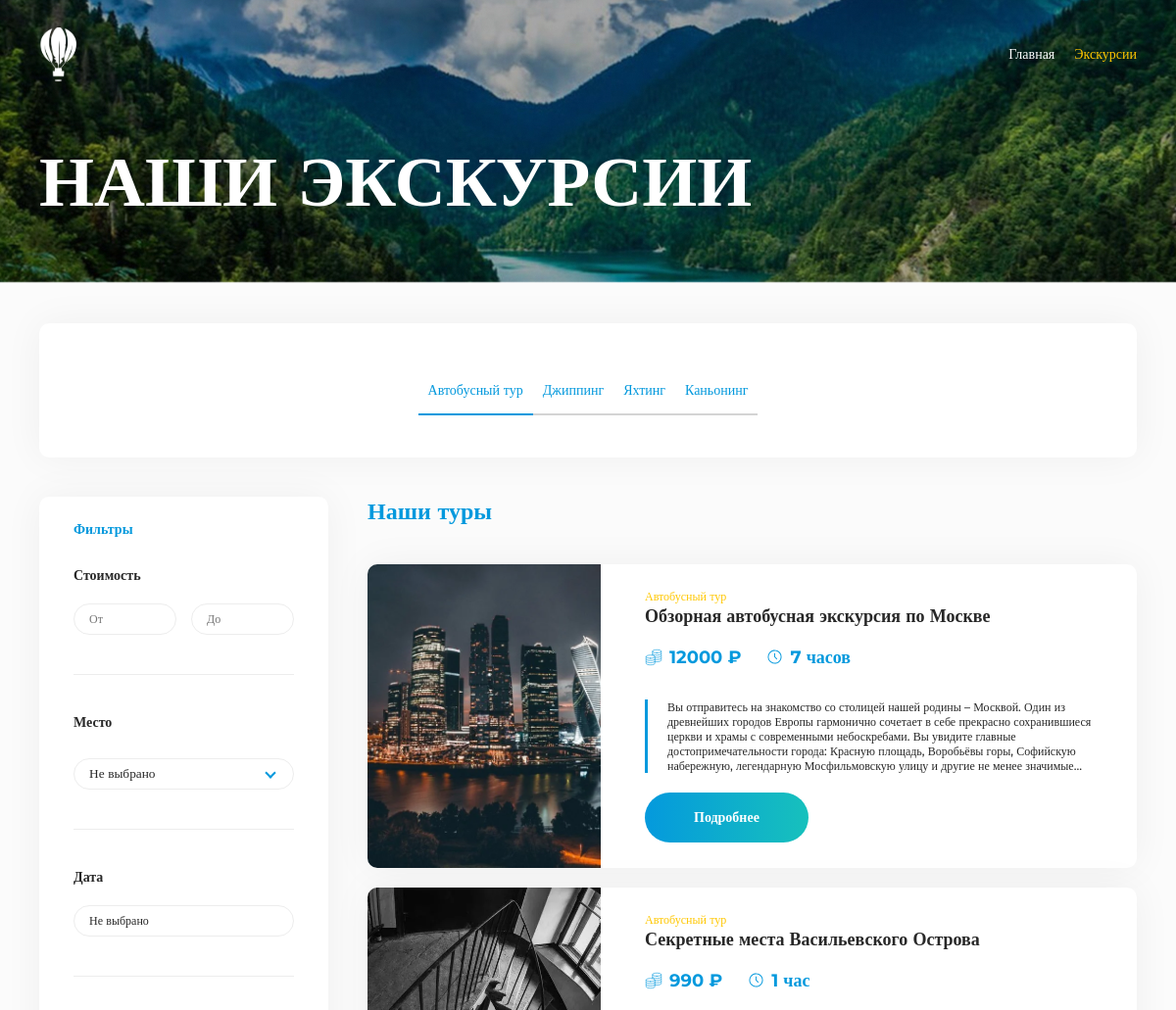
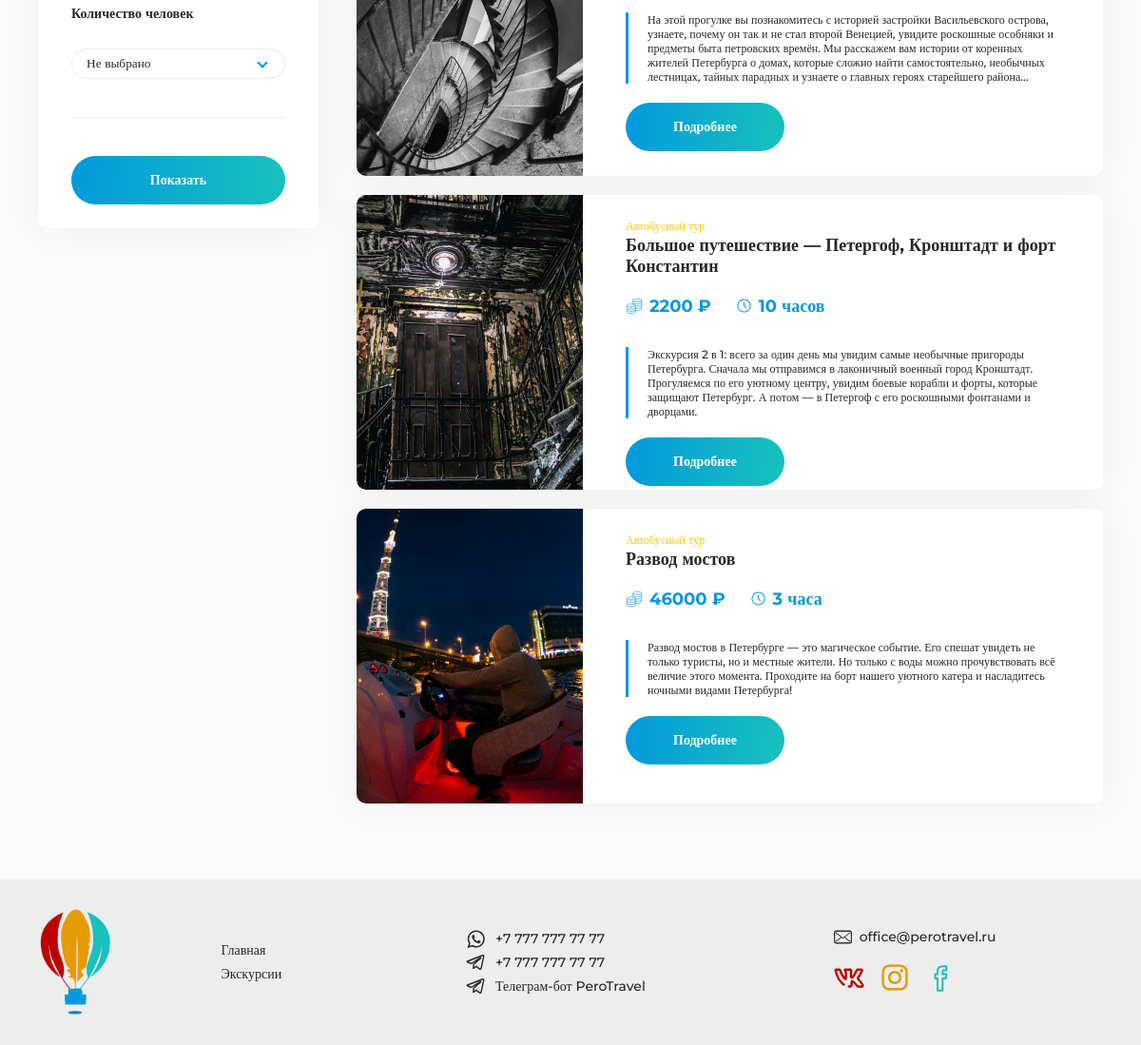
The page /tours/avtobusnyj-tur on the database its author committed (2 pictures, top to bottom).
### catalog/models.py (models this page shows, shortened)
class Type(models.Model):
    class Meta:
        verbose_name = "Вид тура"
        verbose_name_plural = "Виды туров"
    name = models.CharField(max_length=255, verbose_name="Вид тура")
    slug = models.SlugField(max_length=255, db_index=True, unique=True)
    def __str__(self):
        return self.name

class Tour(models.Model):
    class Meta:
        verbose_name = "Тур"
        verbose_name_plural = "Туры"
    name = models.CharField(max_length=255, verbose_name="Название тура")
    image = models.ImageField(upload_to="images", verbose_name="Фото")
    type_of_tour = models.ForeignKey(Type, on_delete=models.DO_NOTHING, verbose_name="Вид тура")
    place = models.CharField(max_length=255, verbose_name="Место проведения тура")
    price = models.PositiveIntegerField(verbose_name="Цена тура за одного человека")
    time = models.CharField(max_length=255, verbose_name="Длительность тура")
    description = models.TextField(verbose_name="Описание экскурсии")
    description2 = models.TextField(verbose_name="Описание маршрута (каждую точку писать с новой строки!)")
    additional_plces = models.TextField(verbose_name="Далее на выбор (каждую точку писать с новой строки!)", blank=True, null=True)
    gallery = models.ForeignKey(TourGallery, on_delete=models.CASCADE, verbose_name="Галлерея")
    additional_expences = models.ManyToManyField(TourExp, verbose_name="Дополнительные расходы")
    fav = models.BooleanField(verbose_name="Добавить в популярные туры", default=False)
    def get_absolute_url(self):
        return reverse("single_tour", kwargs={"pk": self.pk})

### catalog/views.py (the view)
# urls.py: path('tours/<slug:slug>', tours_specify, name='tours_specify'),
def tours_specify(request, slug):
    def sort_it(sort_params, tours):
        new_params = dict()
        if sort_params['from']:
            tours = tours.filter(price__gte=int(sort_params['from']))
            new_params['from'] = sort_params['from']
        if sort_params['to']:
            tours = tours.filter(price__lte=int(sort_params['to']))
            new_params['to'] = sort_params['to']
        if sort_params['place']:
            tours = tours.filter(place=sort_params['place'])
            new_params['place'] = sort_params['place']
        if sort_params['people']:
            new_params['people'] = sort_params['people']
        if sort_params['date']:
            new_params['date'] = sort_params['date']
        return tours, new_params
    type = Type.objects.get(slug=slug)
    types = Type.objects.all()
    tours = Tour.objects.filter(type_of_tour=type)
    people = ['1', '2', '3', '4', '5']
    places = set([i['place'] for i in Tour.objects.values('place')])
    input_vals = {
        'from': '',
        'to': '',
        'place': 'Не выбрано',
        'people': 'Не выбрано',
        'date': 'Не выбрано'
    }
    if request.method == 'POST':
        tours, input_vals = sort_it(request.POST, tours)
    context = {'types': types,
               'type': type,
               'people': people,
               'tours': tours,
               'places': places,
               'input_vals': input_vals}
    return render(request, 'tours.html', context=context)

### catalog/templates/tours.html (shortened to what this page needs)
{% extends 'base.html' %}
{% load static %}
{% block main %}
	<main class="tours-page">
			<section class="tours">
				<div class="tours__header">
					<div class="tours__image ibg">
					</div>
					<h1 class="tours__title">
						НАШИ ЭКСКУРСИИ
					</h1>
				</div>
				<div class="container">
					<div class="tours__filters-head">
						<ul class="tours__types">
							{% for t in types %}
							<li>
								{% if type.name == t.name %}
								<a href="{% url 'tours_specify' t.slug %}" class="tours__types-link _active">
									{{ t.name }}
								</a>
								{% else %}
								<a href="{% url 'tours_specify' t.slug %}" class="tours__types-link">
									{{ t.name }}
								</a>
								{% endif %}
							</li>
							{% endfor %}
						</ul>
					</div>
					<div class="tours__body">
						<div class="tours__sidebar sidebar">
							<h3 class="sidebar__title">
								Фильтры
							</h3>
							<form action="{{type.slug}}" class="sidebar__form" method="post">
								<div class="sidebar__item">
									<h4 class="sidebar__item-title">
										Стоимость
									</h4>
									<div class="sidebar__inputs">
										{% if input_vals.from %}
											<input type="number" placeholder="От" class="sidebar__input sidebar__input_cost" name="from" value="{{input_vals.from}}">
										{% else %}
											<input type="number" placeholder="От" class="sidebar__input sidebar__input_cost" name="from">
										{% endif %}
										{% if input_vals.to %}
											<input type="number" placeholder="До" class="sidebar__input sidebar__input_cost" name="to" value="{{input_vals.to}}">
										{% else %}
											<input type="number" placeholder="До" class="sidebar__input sidebar__input_cost" name="to">
										{% endif %}
									</div>
								</div>
								<div class="sidebar__item">
									<h4 class="sidebar__item-title">
										Место
									</h4>
									<div class="select-wrapper">
										<select name="place" id="" class="sidebar__select sidebar__select_location">
											<option value="">Не выбрано</option>
										</select>
									</div>
								</div>
								<div class="sidebar__item">
									<h4 class="sidebar__item-title">
										Дата
									</h4>
									{% if input_vals.date %}
										<input id="airdatepicker" placeholder="Не выбрано" type="text" class="sidebar__input sidebar__input_date" name="date" value="{{ input_vals.date }}">
									{% else %}
										<input id="airdatepicker" placeholder="Не выбрано" type="text" class="sidebar__input sidebar__input_date" name="date">
									{% endif %}
								</div>
								<div class="sidebar__item">
									<h4 class="sidebar__item-title">
										Количество человек
									</h4>
									<div class="select-wrapper">
										<select name="people" id="" class="sidebar__select sidebar__select_count">
											<option value="">Не выбрано</option>
										</select>
									</div>
								</div>
								<button class="sidebar__button button" type="submit">
									Показать
								</button>
							</form>
						</div>
						<div class="tours__content">
							<h2 class="tours__content-title">
								Наши туры
							</h2>
							<div class="tours__items">
								{% for tour in tours %}
								<div class="tours__item">
									<div class="tours__item-image">
										<img src="../../media/{{ tour.image }}" alt="">
									</div>
									<div class="tours__item-content">
										<p class="tours__item-type">
											{{ tour.type_of_tour }}
										</p>
										<h4 class="tours__item-title">
											{{ tour.name }}
										</h4>
										<div class="tours__item-info">
											<span class="tours__item-cost">
												{{ tour.price }} ₽
											</span>
											<span class="tours__item-time">
												{{ tour.time }}
											</span>
										</div>
										<p class="tours__item-desc">
											{{ tour.description }}
										</p>
										<a href="{{ tour.get_absolute_url }}" class="tours__item-link button">
											Подробнее
										</a>
									</div>
								</div>
								{% endfor %}
							</div>
						</div>
					</div>
				</div>
			</section>
		</main>
{% endblock %}

### catalog/templates/base.html (shortened to what this page needs)
<!DOCTYPE html>
<html lang="ru">
{% load static %}
{% include 'head.html' %}
<body>
	<div class="wrapper">
		{% include 'header.html' %}
		{% block main %}{% endblock %}
        {% include 'footer.html' %}
	</div>
<script src="{% static 'Js/main.js' %}"></script></body>
</html>

### catalog/templates/head.html (shortened to what this page needs)
{% load static %}
<head>
	<link rel="stylesheet" href="{% static 'Css/air-datepicker.css' %}">
	<link rel="stylesheet" href="{% static 'Css/swiper-bundle.min.css' %}">
	<link rel="stylesheet" href="{% static 'Css/style.css' %}">
</head>

### catalog/templates/header.html
{% load static %}
<header>
	<div class="container">
		<div class="header__container">
			<div class="header__body">
				<div class="header__logo">
					<a href="{% url 'home' %}"><img src="{% static 'Img/Header/Logo.svg' %}" alt=""></a>
				</div>
				<div class="header__menu menu">
					<nav class="menu__body">
						<ul class="menu__list">
							{% if cat == 'home' %}
							<li><a class="menu__link _active" href="{% url 'home' %}">Главная</a></li>
							<li><a class="menu__link" href="{% url 'tours' %}">Экскурсии</a></li>
							{% else %}
							<li><a class="menu__link" href="{% url 'home' %}">Главная</a></li>
							<li><a class="menu__link _active" href="{% url 'tours' %}">Экскурсии</a></li>
							{% endif %}
						</ul>
					</nav>
				</div>
			</div>
		</div>
	</div>
</header>

### catalog/templates/footer.html
{% load static %}
<footer>
	<div class="container">
		<div class="footer__container">
			<div class="footer__body">
				<div class="footer__logo">
					<img src="{% static 'Img/Footer/Logo.svg' %}" alt="">
				</div>
				<div class="footer__content">
					<div class="footer__menu ft-menu">
						<nav class="ft-menu__body">
							<ul class="ft-menu__list">
								<li><a class="ft-menu__link desc" href="{% url 'home' %}">Главная</a></li>
								<li><a class="ft-menu__link desc" href="{% url 'tours' %}" >Экскурсии</a></li>
							</ul>
						</nav>
					</div>
					<div class="footer__contacts">
						<ul class="footer__contacts-list">
							<li>
								<a class="footer__contacts-link desc what" href="tel:+79649441874">+7 777 777 77 77</a>
							</li>
							<li>
								<a class="footer__contacts-link desc tg" href="tel:+79189199828">+7 777 777 77 77</a>
							</li>
							<li>
								<a class="footer__contacts-link desc tg" href="">Телеграм-бот PeroTravel</a>
							</li>
						</ul>
					</div>
					<div class="footer__networks">
						<a href="mailto:office@perotravel.ru" class="footer__email desc">office@perotravel.ru</a>
						<ul class="footer__social">
							<li>
								<a href="" class="footer__social-link"><img src="{% static 'Img/Footer/VK.svg' %}" alt=""></a>
							</li>
							<li>
								<a href="" class="footer__social-link"><img src="{% static 'Img/Footer/INST.svg' %}" alt=""></a>
							</li>
							<li>
								<a href="" class="footer__social-link"><img src="{% static 'Img/Footer/FB.svg' %}" alt=""></a>
							</li>
						</ul>
					</div>
				</div>
			</div>
		</div>
	</div>
</footer>

### rows shown on the page
Type: name "Автобусный тур"
Type: name "Джиппинг"
Type: name "Яхтинг"
Type: name "Каньонинг"
Tour: image (picture), type_of_tour "Автобусный тур", name "Обзорная автобусная экскурсия по Москве", price "12000", time "7 часов", description "Вы отправитесь на знакомство со столицей нашей родины – Москвой. Один из древнейших городов Европы гармонично сочетает в себе прекрасно сохранившиеся церкви и храмы с современными небоскребами. Вы увидите главные достопримечательности города: Красную площадь, Воробьёвы горы, Софийскую набережную, легендарную Мосфильмовскую улицу и другие не менее…"
Tour: image (picture), type_of_tour "Автобусный тур", name "Секретные места Васильевского Острова", price "990", time "1 час", description "На этой прогулке вы познакомитесь с историей застройки Васильевского острова, узнаете, почему он так и не стал второй Венецией, увидите роскошные особняки и предметы быта петровских времён. Мы расскажем вам истории от коренных жителей Петербурга о домах, которые сложно найти самостоятельно, необычных лестницах, тайных парадных и узнаете о главных героях старейшего…"
Tour: image (picture), type_of_tour "Автобусный тур", name "Большое путешествие — Петергоф, Кронштадт и форт Константин", price "2200", time "10 часов", description "Экскурсия 2 в 1: всего за один день мы увидим самые необычные пригороды Петербурга. Сначала мы отправимся в лаконичный военный город Кронштадт. Прогуляемся по его уютному центру, увидим боевые корабли и форты, которые защищают Петербург. А потом — в Петергоф с его роскошными фонтанами и дворцами."
Tour: image (picture), type_of_tour "Автобусный тур", name "Развод мостов", price "46000", time "3 часа", description "Развод мостов в Петербурге — это магическое событие. Его спешат увидеть не только туристы, но и местные жители. Но только с воды можно прочувствовать всё величие этого момента. Проходите на борт нашего уютного катера и насладитесь ночными видами Петербурга!"
